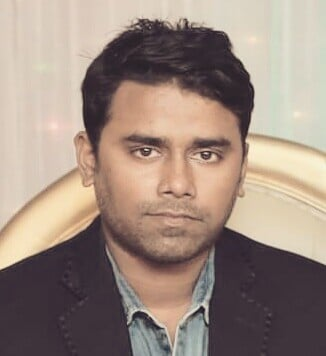
#> input picture Face_detaction/Anowar.jpg, 326 x 356 px
$ python face_detaction.py
#> lines starting #> are read from the running program, lines starting #| are printed output that depends on the picture; after the words box and inside, x2 and y2 are one past the last pixel; in counts of white or black regions, pixels touching at a corner belong together
import cv2

face_cascade = cv2.CascadeClassifier("haarcascade_frontalface_default.xml")
img = cv2.imread("Anowar.jpg")
#> img is the input picture: shape (356, 326, 3); mean B, G, R 127.5, 138.5, 156.4
gray_img = cv2.cvtColor(img,cv2.COLOR_BGR2GRAY)
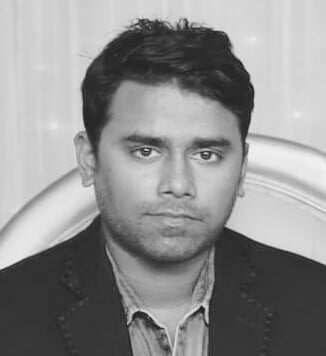
#> gray_img: shape (356, 326); min 22, max 243, mean 142.6

face = face_cascade.detectMultiScale(gray_img,
                                     scaleFactor=1.05,
                                     minNeighbors=5)
#> face = [[99, 91, 156, 156]]
for x,y,w,h in face:
    img = cv2.rectangle(img,(x,y),(x+w,y+h),(0,255,0),3)
#> this loop made 1 pass
#> pass 1, `img = cv2.rectangle(img,(x,y),(x+w,y+h),(0,255,0),3)`:
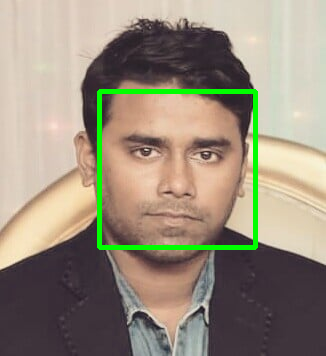
#> img: shape (356, 326, 3); 2.68% of pixels changed, all inside (x1, y1, x2, y2) = (97, 89, 258, 250)

print(type(face))
#| <class 'numpy.ndarray'>
print(face)
#| [[ 99  91 156 156]]

resized = cv2.resize(img,(int(img.shape[1]/3),int(img.shape[0]/3)))
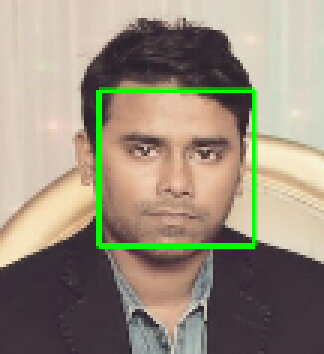
#> resized: shape (118, 108, 3) (shown 3 times larger); mean B, G, R 124.6, 142.3, 152.5
cv2.imshow("Gray",resized)
cv2.waitKey(0)
cv2.destroyAllWindows()
